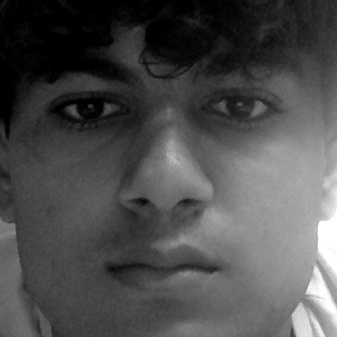
#> input picture TrainingImage/AT.2.23.jpg, 337 x 337 px, given in place of the camera
$ python main.py
#> lines starting #> are read from the running program, lines starting #| are printed output that depends on the picture; after the words box and inside, x2 and y2 are one past the last pixel; in counts of white or black regions, pixels touching at a corner belong together
#> the answer given: 1
### check_camera.py
def camera():
    import cv2

    # Load the cascade
    face_cascade = cv2.CascadeClassifier(cv2.data.haarcascades + 'haarcascade_frontalface_default.xml')

    # To capture video from webcam.


    while True:
        cap = cv2.VideoCapture(0)
        # Read the frame
        _, img = cap.read()
#> img is the input picture: shape (337, 337, 3); min 0, max 255, mean 77
        # Convert to grayscale
        gray = cv2.cvtColor(img, cv2.COLOR_BGR2GRAY)

        # Detect the faces
        faces = face_cascade.detectMultiScale(
            gray,
            1.1,
            5,
            cv2.CASCADE_SCALE_IMAGE
        )
#> faces = [[24, 16, 298, 298]]
        # Draw the rectangle around each face
        for (x, y, w, h) in faces:
            cv2.rectangle(img, (x, y), (x + w, y + h), (10,159,255), 2)
#> this loop made 1 pass
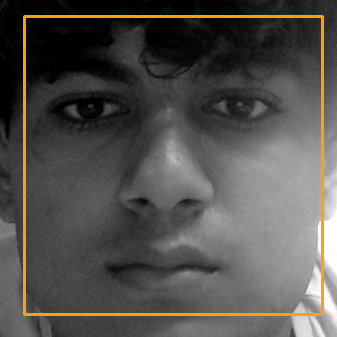
#> img: shape (337, 337, 3); 3.15% of pixels changed, all inside (x1, y1, x2, y2) = (23, 15, 324, 316)


        # Display
        cv2.imshow('Webcam Check', img)

        # Stop if escape key is pressed
        if cv2.waitKey(1) & 0xFF == ord('q'):
#> (key q is pressed here)
            break

    # Release the VideoCapture object
    cap.release()
    cv2.destroyAllWindows()

### main.py
import check_camera
import Capture_Image
import train_images
import Recognize

def title_bar():


    # title of the program


    print("\t**********************************************")
    print("\t***** Face Recognition Attendance System *****")
    print("\t**********************************************")


# creating the user main menu function

def mainMenu():
    title_bar()
    print()
    print(10 * "*", "WELCOME MENU", 10 * "*")
    print("[1] Check Camera")
    print("[2] Capture Faces")
    print("[3] Train Images")
    print("[4] Recognize & Attendance")
    print("[5] Auto Mail")
    print("[6] Quit")

    while True:
        try:
            choice = int(input("Enter Choice: "))

            if choice == 1:
                checkCamera()
                break
            elif choice == 2:
                CaptureFaces()
                break
            elif choice == 3:
                Trainimages()
                break
            elif choice == 4:
                RecognizeFaces()
                break
            elif choice == 6:
                print("Thank You")
                break
            else:
                print("Invalid Choice. Enter 1-4")
                mainMenu()
        except ValueError:
            print("Invalid Choice. Enter 1-4\n Try Again")
    exit


# ---------------------------------------------------------
# calling the camera test function from check camera.py file

def checkCamera():
    check_camera.camera()
    key = input("Enter any key to return main menu")
    mainMenu()
#> the answer given: 1
#> the loop in camera (call 2), `for (x, y, w, h) in faces:` made 1 pass
#> (key Esc is pressed here)
#> the answer given: 1


# --------------------------------------------------------------
# calling the take image function form capture image.py file

def CaptureFaces():
    Capture_Image.takeImages()
    key = input("Enter any key to return main menu")
    mainMenu()


# -----------------------------------------------------------------
# calling the train images from train_images.py file

def Trainimages():
    train_images.TrainImages()
    key = input("Enter any key 4to return main menu")
    mainMenu()


# --------------------------------------------------------------------
# calling the recognize_attendance from recognize.py file

def RecognizeFaces():
    Recognize.recognize_attandence()
    key = input("Enter any key to return main menu")
    mainMenu()
# ---------------main driver ------------------
#> (the run stopped early here; a loop or call above may not have finished)
